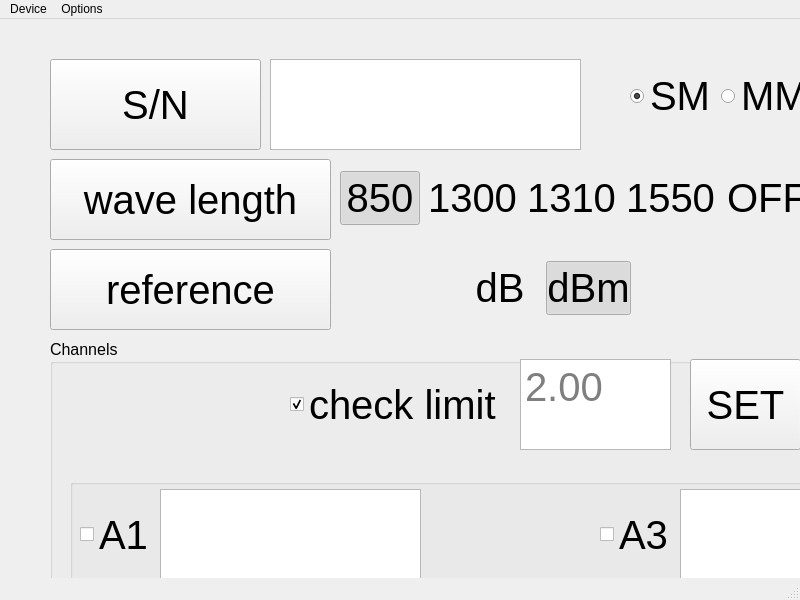
<?xml version="1.0" encoding="UTF-8"?>
<ui version="4.0">
 <class>OptoconTargetLinuxView</class>
 <widget class="QMainWindow" name="OptoconTargetLinuxView">
  <property name="geometry">
   <rect>
    <x>0</x>
    <y>0</y>
    <width>800</width>
    <height>600</height>
   </rect>
  </property>
  <property name="windowTitle">
   <string>MainWindow</string>
  </property>
  <widget class="QWidget" name="centralwidget">
   <widget class="QWidget" name="layoutWidget">
    <property name="geometry">
     <rect>
      <x>630</x>
      <y>50</y>
      <width>181</width>
      <height>54</height>
     </rect>
    </property>
    <layout class="QHBoxLayout" name="horizontalLayout">
     <item>
      <widget class="QRadioButton" name="RB_SM">
       <property name="font">
        <font>
         <pointsize>30</pointsize>
        </font>
       </property>
       <property name="text">
        <string>SM</string>
       </property>
       <property name="checked">
        <bool>true</bool>
       </property>
      </widget>
     </item>
     <item>
      <widget class="QRadioButton" name="RB_MM">
       <property name="font">
        <font>
         <pointsize>30</pointsize>
        </font>
       </property>
       <property name="text">
        <string>MM</string>
       </property>
      </widget>
     </item>
    </layout>
   </widget>
   <widget class="QGroupBox" name="groupBox">
    <property name="geometry">
     <rect>
      <x>50</x>
      <y>320</y>
      <width>961</width>
      <height>501</height>
     </rect>
    </property>
    <property name="font">
     <font>
      <pointsize>12</pointsize>
     </font>
    </property>
    <property name="title">
     <string>Channels</string>
    </property>
    <widget class="QTextEdit" name="textEdit_Limit">
     <property name="geometry">
      <rect>
       <x>470</x>
       <y>20</y>
       <width>151</width>
       <height>91</height>
      </rect>
     </property>
     <property name="font">
      <font>
       <pointsize>30</pointsize>
      </font>
     </property>
     <property name="readOnly">
      <bool>true</bool>
     </property>
     <property name="placeholderText">
      <string>2.00</string>
     </property>
    </widget>
    <widget class="QCheckBox" name="checkBox_CheckLimit">
     <property name="geometry">
      <rect>
       <x>240</x>
       <y>20</y>
       <width>221</width>
       <height>91</height>
      </rect>
     </property>
     <property name="font">
      <font>
       <pointsize>30</pointsize>
      </font>
     </property>
     <property name="text">
      <string>check limit</string>
     </property>
     <property name="checked">
      <bool>true</bool>
     </property>
     <property name="tristate">
      <bool>false</bool>
     </property>
    </widget>
    <widget class="QPushButton" name="PB_Set">
     <property name="geometry">
      <rect>
       <x>640</x>
       <y>20</y>
       <width>111</width>
       <height>91</height>
      </rect>
     </property>
     <property name="font">
      <font>
       <pointsize>30</pointsize>
      </font>
     </property>
     <property name="text">
      <string>SET</string>
     </property>
    </widget>
    <widget class="QGroupBox" name="groupBox_2">
     <property name="geometry">
      <rect>
       <x>20</x>
       <y>140</y>
       <width>941</width>
       <height>361</height>
      </rect>
     </property>
     <property name="title">
      <string/>
     </property>
     <widget class="QCheckBox" name="checkBox_A1">
      <property name="geometry">
       <rect>
        <x>10</x>
        <y>10</y>
        <width>71</width>
        <height>91</height>
       </rect>
      </property>
      <property name="font">
       <font>
        <pointsize>30</pointsize>
       </font>
      </property>
      <property name="text">
       <string>A1</string>
      </property>
      <property name="checked">
       <bool>false</bool>
      </property>
      <property name="tristate">
       <bool>false</bool>
      </property>
     </widget>
     <widget class="QTextEdit" name="textEdit_A1">
      <property name="geometry">
       <rect>
        <x>90</x>
        <y>10</y>
        <width>261</width>
        <height>91</height>
       </rect>
      </property>
      <property name="readOnly">
       <bool>true</bool>
      </property>
     </widget>
     <widget class="QTextEdit" name="textEdit_A2">
      <property name="geometry">
       <rect>
        <x>90</x>
        <y>120</y>
        <width>261</width>
        <height>91</height>
       </rect>
      </property>
      <property name="readOnly">
       <bool>true</bool>
      </property>
     </widget>
     <widget class="QCheckBox" name="checkBox_A2">
      <property name="geometry">
       <rect>
        <x>10</x>
        <y>120</y>
        <width>71</width>
        <height>91</height>
       </rect>
      </property>
      <property name="font">
       <font>
        <pointsize>30</pointsize>
       </font>
      </property>
      <property name="text">
       <string>A2</string>
      </property>
      <property name="checked">
       <bool>false</bool>
      </property>
      <property name="tristate">
       <bool>false</bool>
      </property>
     </widget>
     <widget class="QTextEdit" name="textEdit_A3">
      <property name="geometry">
       <rect>
        <x>610</x>
        <y>10</y>
        <width>261</width>
        <height>91</height>
       </rect>
      </property>
      <property name="readOnly">
       <bool>true</bool>
      </property>
     </widget>
     <widget class="QCheckBox" name="checkBox_A3">
      <property name="geometry">
       <rect>
        <x>530</x>
        <y>10</y>
        <width>71</width>
        <height>91</height>
       </rect>
      </property>
      <property name="font">
       <font>
        <pointsize>30</pointsize>
       </font>
      </property>
      <property name="text">
       <string>A3</string>
      </property>
      <property name="checked">
       <bool>false</bool>
      </property>
      <property name="tristate">
       <bool>false</bool>
      </property>
     </widget>
     <widget class="QTextEdit" name="textEdit_A4">
      <property name="geometry">
       <rect>
        <x>610</x>
        <y>120</y>
        <width>261</width>
        <height>91</height>
       </rect>
      </property>
      <property name="readOnly">
       <bool>true</bool>
      </property>
     </widget>
     <widget class="QCheckBox" name="checkBox_A4">
      <property name="geometry">
       <rect>
        <x>530</x>
        <y>120</y>
        <width>71</width>
        <height>91</height>
       </rect>
      </property>
      <property name="font">
       <font>
        <pointsize>30</pointsize>
       </font>
      </property>
      <property name="text">
       <string>A4</string>
      </property>
      <property name="checked">
       <bool>false</bool>
      </property>
      <property name="tristate">
       <bool>false</bool>
      </property>
     </widget>
     <widget class="QPushButton" name="btn_selectAll">
      <property name="geometry">
       <rect>
        <x>310</x>
        <y>230</y>
        <width>281</width>
        <height>91</height>
       </rect>
      </property>
      <property name="font">
       <font>
        <pointsize>30</pointsize>
       </font>
      </property>
      <property name="text">
       <string>select all</string>
      </property>
      <property name="checkable">
       <bool>true</bool>
      </property>
      <property name="checked">
       <bool>false</bool>
      </property>
     </widget>
    </widget>
   </widget>
   <widget class="QPushButton" name="pushButton">
    <property name="geometry">
     <rect>
      <x>50</x>
      <y>40</y>
      <width>211</width>
      <height>91</height>
     </rect>
    </property>
    <property name="font">
     <font>
      <pointsize>30</pointsize>
     </font>
    </property>
    <property name="text">
     <string>S/N</string>
    </property>
   </widget>
   <widget class="QWidget" name="layoutWidget_2">
    <property name="geometry">
     <rect>
      <x>340</x>
      <y>150</y>
      <width>471</width>
      <height>58</height>
     </rect>
    </property>
    <layout class="QHBoxLayout" name="horizontalLayout_2">
     <item>
      <widget class="QPushButton" name="PB_850">
       <property name="font">
        <font>
         <pointsize>30</pointsize>
        </font>
       </property>
       <property name="text">
        <string>850</string>
       </property>
       <property name="checkable">
        <bool>true</bool>
       </property>
       <property name="checked">
        <bool>true</bool>
       </property>
       <property name="flat">
        <bool>true</bool>
       </property>
      </widget>
     </item>
     <item>
      <widget class="QPushButton" name="PB_1300">
       <property name="font">
        <font>
         <pointsize>30</pointsize>
        </font>
       </property>
       <property name="text">
        <string>1300</string>
       </property>
       <property name="checkable">
        <bool>true</bool>
       </property>
       <property name="flat">
        <bool>true</bool>
       </property>
      </widget>
     </item>
     <item>
      <widget class="QPushButton" name="PB_1310">
       <property name="font">
        <font>
         <pointsize>30</pointsize>
        </font>
       </property>
       <property name="text">
        <string>1310</string>
       </property>
       <property name="checkable">
        <bool>true</bool>
       </property>
       <property name="checked">
        <bool>false</bool>
       </property>
       <property name="autoDefault">
        <bool>false</bool>
       </property>
       <property name="flat">
        <bool>true</bool>
       </property>
      </widget>
     </item>
     <item>
      <widget class="QPushButton" name="PB_1550">
       <property name="font">
        <font>
         <pointsize>30</pointsize>
        </font>
       </property>
       <property name="text">
        <string>1550</string>
       </property>
       <property name="checkable">
        <bool>true</bool>
       </property>
       <property name="autoDefault">
        <bool>true</bool>
       </property>
       <property name="flat">
        <bool>true</bool>
       </property>
      </widget>
     </item>
     <item>
      <widget class="QPushButton" name="PB_OFF">
       <property name="font">
        <font>
         <pointsize>30</pointsize>
        </font>
       </property>
       <property name="text">
        <string>OFF</string>
       </property>
       <property name="checkable">
        <bool>true</bool>
       </property>
       <property name="flat">
        <bool>true</bool>
       </property>
      </widget>
     </item>
    </layout>
   </widget>
   <widget class="QWidget" name="layoutWidget_3">
    <property name="geometry">
     <rect>
      <x>460</x>
      <y>240</y>
      <width>171</width>
      <height>58</height>
     </rect>
    </property>
    <layout class="QHBoxLayout" name="horizontalLayout_3">
     <item>
      <widget class="QPushButton" name="PB_dB">
       <property name="font">
        <font>
         <pointsize>30</pointsize>
        </font>
       </property>
       <property name="text">
        <string>dB</string>
       </property>
       <property name="checkable">
        <bool>true</bool>
       </property>
       <property name="flat">
        <bool>true</bool>
       </property>
      </widget>
     </item>
     <item>
      <widget class="QPushButton" name="PB_dBm">
       <property name="font">
        <font>
         <pointsize>30</pointsize>
        </font>
       </property>
       <property name="text">
        <string>dBm</string>
       </property>
       <property name="checkable">
        <bool>true</bool>
       </property>
       <property name="checked">
        <bool>true</bool>
       </property>
       <property name="flat">
        <bool>true</bool>
       </property>
      </widget>
     </item>
    </layout>
   </widget>
   <widget class="QPlainTextEdit" name="plainTextEdit">
    <property name="geometry">
     <rect>
      <x>270</x>
      <y>40</y>
      <width>311</width>
      <height>91</height>
     </rect>
    </property>
   </widget>
   <widget class="QPushButton" name="pushButton_2">
    <property name="geometry">
     <rect>
      <x>50</x>
      <y>140</y>
      <width>281</width>
      <height>81</height>
     </rect>
    </property>
    <property name="font">
     <font>
      <pointsize>30</pointsize>
     </font>
    </property>
    <property name="text">
     <string>wave length</string>
    </property>
   </widget>
   <widget class="QPushButton" name="pushButton_4">
    <property name="geometry">
     <rect>
      <x>50</x>
      <y>230</y>
      <width>281</width>
      <height>81</height>
     </rect>
    </property>
    <property name="font">
     <font>
      <pointsize>30</pointsize>
     </font>
    </property>
    <property name="text">
     <string>reference</string>
    </property>
   </widget>
  </widget>
  <widget class="QMenuBar" name="menubar">
   <property name="geometry">
    <rect>
     <x>0</x>
     <y>0</y>
     <width>800</width>
     <height>21</height>
    </rect>
   </property>
   <widget class="QMenu" name="menuDevice">
    <property name="title">
     <string>Device</string>
    </property>
    <addaction name="actionRefresh_Connection"/>
    <addaction name="separator"/>
    <addaction name="actionExit"/>
   </widget>
   <widget class="QMenu" name="menuOptions">
    <property name="title">
     <string>Options</string>
    </property>
   </widget>
   <addaction name="menuDevice"/>
   <addaction name="menuOptions"/>
  </widget>
  <widget class="QStatusBar" name="statusbar"/>
  <action name="actionRefresh_Connection">
   <property name="text">
    <string>Refresh Connection</string>
   </property>
  </action>
  <action name="actionExit">
   <property name="text">
    <string>Exit</string>
   </property>
  </action>
 </widget>
 <resources/>
 <connections/>
</ui>
